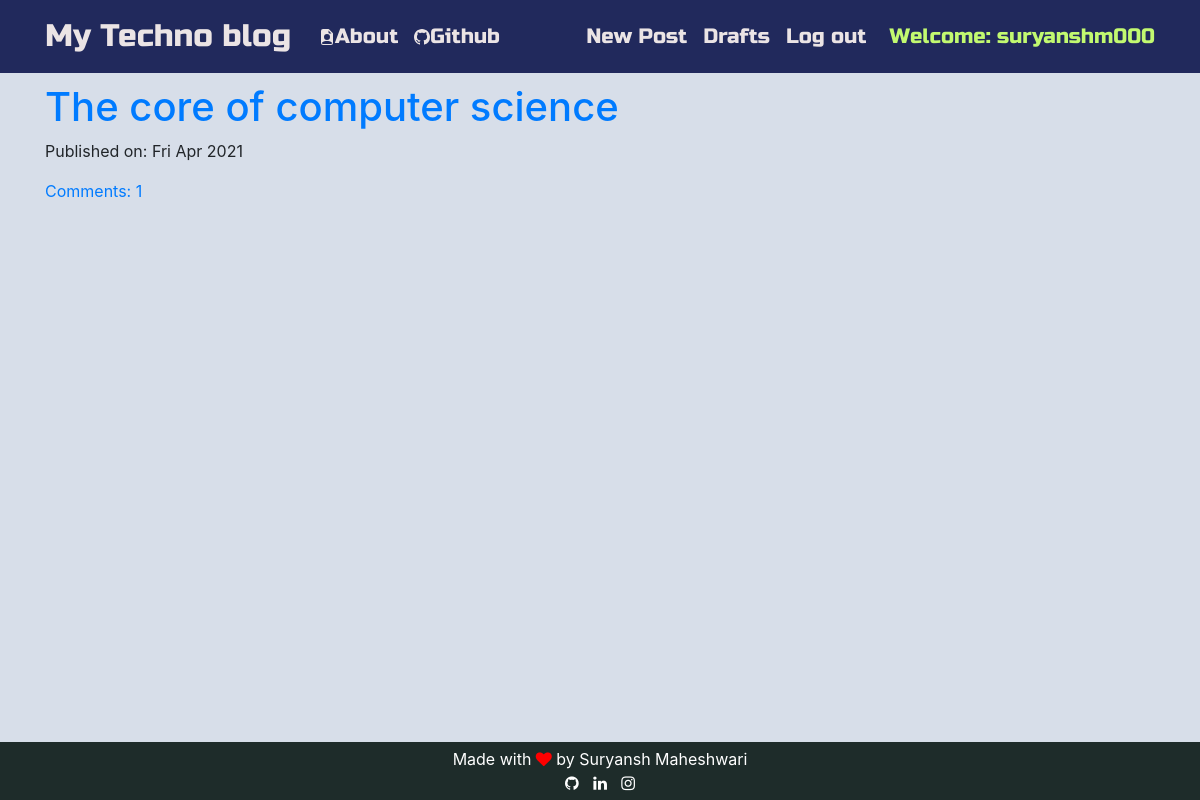
Screenshot of / (signed in) with the database file from the repository.
### blog/models.py (models this page shows, shortened)
class Post(models.Model):
    author = models.ForeignKey('auth.User',on_delete=models.CASCADE)
    title = models.CharField(max_length=200)
    text = models.TextField()
    created_date = models.DateTimeField(default=timezone.now)
    published_date = models.DateTimeField(blank=True, null=True)
    def approve_comments(self):
        return self.comments.filter(approved_comment=True)

### blog/views.py (the view)
# urls.py: path('',views.PostListView.as_view(),name='post_list'),
class PostListView(ListView):
    model = Post
    def get_queryset(self):
        return Post.objects.filter(published_date__lte=timezone.now()).order_by('-published_date')

### blog/templates/blog/post_list.html
{% extends 'blog/base.html' %}
{% block content %}
<div class="centerstage">
    {% for post in post_list %}
        <div class="post">
            <h1><a href="{% url 'post_detail' pk=post.pk %}">{{ post.title }}</a></h1>
            <div class="date">
                <p>Published on: {{ post.published_date|date:"D M Y"}}</p>
            </div>
            <a href="{% url 'post_detail' pk=post.pk %}">Comments: {{ post.approve_comments.count }}</a>
        </div>
    {% endfor %}
</div>
{% endblock %}

### blog/templates/blog/base.html (shortened to what this page needs)
<!DOCTYPE html>
{% load static %}
<html>
  <head>
    <link rel="stylesheet" href="https://stackpath.bootstrapcdn.com/bootstrap/4.1.3/css/bootstrap.min.css"
>
    <link href="https://maxcdn.bootstrapcdn.com/font-awesome/4.7.0/css/font-awesome.min.css" rel="stylesheet">
    <link rel="stylesheet" href="//cdn.jsdelivr.net/medium-editor/latest/css/medium-editor.min.css" type="text/css" media="screen" charset="utf-8">
    <link rel="stylesheet" href="{% static 'css/blog.css' %}">
  </head>
  <body >
    <nav class="navbar navbar-expand-lg techfont">
      <div class="container">
        <div class="navbar-nav align-items-center">
          <a class="navbar-brand bigbrand" href="{% url 'post_list' %}" style="margin-right: 20px;">My Techno blog    </a>
          <a class="nav-item nav-link" href="{% url 'about' %}" >  <span></span>About</a>
          <a class="nav-item nav-link" href="https://www.github.com">Github</a>
        </div>
        <div class="navbar-nav align-items-center ml-auto">
          {% if user.is_authenticated %}
            <a class="nav-item nav-link" href="{% url 'post_new' %}">New Post</a>
            <a class="nav-item nav-link" href="{% url 'post_draft_list' %}">Drafts</a>
            <a class="nav-item nav-link" href="{% url 'logout' %}">Log out</a>
            <a style="margin-left: 15px; color: #C2F970">Welcome: {{ user.username }}</a>
          {% else %}
            <a class="nav-item nav-link" href="{% url 'login' %}" aria-label="Login">
              <span class="fa fa-user" aria-hidden="true"></span></a>
          {% endif %}
        </div>
      </div>
    </nav>
      <div class="content container loader">
          <div class="row">
              <div class="col-md-8">
                <div class="blog_posts">
                  {% block content %}
                  {% endblock %}
                </div>
              </div>
          </div>
        </div>
      <footer>
        <div>Made with
          <i class="fa fa-heart " style="color: red;" ></i>
          by Suryansh Maheshwari
        </div>
        <div>
          <a href="https://github.com/Suryanshm000"><i class='fa fa-github'></i></a>
          <a href="https://www.linkedin.com/in/suryansh-maheshwari-341a641b7/"><i class='fa fa-linkedin'></i></a>
          <a href="https://www.instagram.com/suryam_000/"><i class='fa fa-instagram'></i></a>
        </div>
      </footer>
  </body>
</html>

### blog/static/css/blog.css (style rules this page uses)
.techfont { font-family: 'Russo One', sans-serif; font-size: 1.3em; margin-bottom: 10px; }
body { background-color: #d7dee9; }
nav { background-color: #21295C; }
nav div a { color: #ebe4e5; }
.content { padding-bottom: 160px; }
footer { background-color: #1e2c2a; color: white; position: fixed; bottom: 0; min-width:100%; padding: 5px; text-align: center; }
footer div a { margin: 5px; color: white; }
.centerstage { margin-left: auto; margin-right: auto; }
.bigbrand { font-size: 1.5em; }
.loader { filter:hue-rotate(0deg); color: linear-gradient(45deg,#0f8,#08f); animation:hue 5000ms infinite linear; }

### rows the page displays
Post: title "The core of computer science", published_date "Fri Apr 2021", approve_comments.count "1"

### other values shown
{{ user.username }} "suryanshm000"
